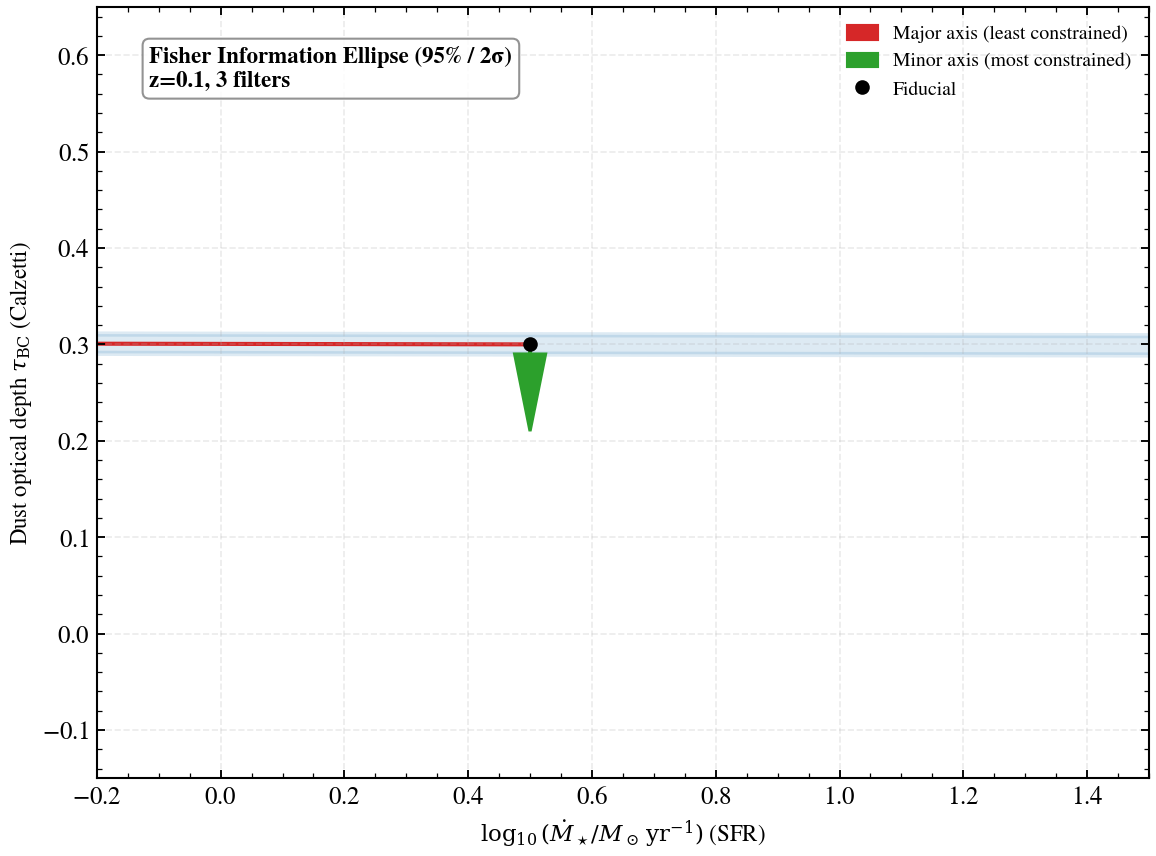

The Python source for this figure:
"""
Fisher Information Ellipses from the Hessian
=============================================

The Fisher Information Matrix quantifies which linear combinations of
parameters are constrained by data — and which are degenerate. Tengri's
fully differentiable forward model makes it trivial to compute the Fisher
matrix at any point in parameter space.

This plot demonstrates the classic age-dust degeneracy in galaxy SED
fitting: at fixed stellar mass, older stars + more dust produce the
same multiwavelength SED as younger stars + less dust. The principal axes
of the Fisher ellipse (eigenvectors of the Hessian of the likelihood) reveal
the most-constrained and least-constrained linear combinations.

We compute the Fisher matrix via finite-difference approximation to the
Hessian: F_ij ≈ (∂²χ² / ∂θ_i ∂θ_j) evaluated at the fiducial point. The
resulting ellipse's eccentricity and orientation tell us exactly which
parameter combinations observations can break.
"""

import os
import warnings

import matplotlib.pyplot as plt
import numpy as np

import tengri
from tengri.analysis.plotting import setup_style

setup_style()
warnings.filterwarnings("ignore", message=".*BakedInBackend.*")
warnings.filterwarnings("ignore", message=".*wNE.*")

# Load a star-forming galaxy SED library
BARE = tengri.load_ssp("fsps_prsc_miles_chabrier")

# Common fiducial parameters for fair comparison across filter sets
FIDUCIAL_PARAMS = {
    "sfh_dpl_alpha": 1.5,
    "sfh_dpl_beta": 2.0,
    "sfh_dpl_tau_gyr": 1.0,
    "sfh_dpl_log_peak_sfr": 0.5,
    "dust_tau_bc": 0.3,
    "dust_tau_diff": 0.1,
    "redshift": 0.1,
    "met_logzsol": 0.0,
}

# Single observation config to demonstrate the concept
FILTERS = ["sdss_u", "sdss_r", "2mass_j"]

print(f"Building model...")

# Build observation
observation = tengri.Observation(
    photometry=tengri.Photometry.from_names(FILTERS)
)

# Create a minimal model: DPL SFH + Calzetti dust + Cue nebular (fixed)
model = tengri.SEDModel.build(
    ssp_data=BARE,
    observation=observation,
    sfh={"type": "dpl", "*": tengri.FREE},
    dust={
        "type": "two_component",
        "law_bc": "calzetti",
        "*": tengri.FREE,
        "emission": {"type": "dale2014", "*": tengri.FIXED},
    },
    neb={"type": "cue", "*": tengri.FIXED},
    redshift=tengri.Fixed(0.1),
)

# Generate synthetic observations at the fiducial point
print(f"Computing fiducial model predictions ({len(FILTERS)} filters)...")
out = model.predict_photometry(FIDUCIAL_PARAMS)
flux_fiducial = np.asarray(out)
snr = 50.0  # S/N per filter
noise = flux_fiducial / snr
noise_inv = 1.0 / noise**2

# Extract the two degenerate parameters
free_names = ["sfh_dpl_log_peak_sfr", "dust_tau_bc"]
flat_fiducial = np.array(
    [FIDUCIAL_PARAMS[free_names[0]], FIDUCIAL_PARAMS[free_names[1]]]
)

# Compute Fisher matrix via finite differences
print(f"Computing Fisher matrix via finite differences...")
delta = 1e-5
fisher = np.zeros((2, 2))

for i in range(2):
    for j in range(2):
        corners = []
        for di in [0, 1]:
            for dj in [0, 1]:
                flat_params = flat_fiducial.copy()
                if di == 1:
                    flat_params[i] += delta
                if dj == 1:
                    flat_params[j] += delta

                # Reconstruct full parameter dict
                p = dict(FIDUCIAL_PARAMS)
                p[free_names[0]] = float(flat_params[0])
                p[free_names[1]] = float(flat_params[1])

                # Compute chi²
                out = model.predict_photometry(p)
                flux_model = np.asarray(out)
                chi2 = np.sum((flux_model - flux_fiducial) ** 2 * noise_inv)
                corners.append(0.5 * chi2)

        # Second mixed partial: (L_++ - L_+0 - L_0+ + L_00) / (δ²)
        l_pp, l_p0, l_0p, l_00 = corners[3], corners[1], corners[2], corners[0]
        fisher[i, j] = (l_pp - l_p0 - l_0p + l_00) / (delta**2)

# Eigendecomposition
eigenvals, eigenvecs = np.linalg.eigh(fisher)

# Covariance matrix = inverse of Fisher
cov = np.linalg.inv(fisher)

# Plot the ellipse: 2-sigma confidence (95%)
angle_rad = np.arctan2(eigenvecs[1, 1], eigenvecs[0, 1])
angle_deg = float(np.degrees(angle_rad))

scale = 2.0  # 2-sigma
width = 2.0 * scale * np.sqrt(1.0 / eigenvals[0])
height = 2.0 * scale * np.sqrt(1.0 / eigenvals[1])

from matplotlib.patches import Ellipse

fig, ax = plt.subplots(figsize=(8.0, 6.0))

ellipse = Ellipse(
    xy=(float(flat_fiducial[0]), float(flat_fiducial[1])),
    width=float(width),
    height=float(height),
    angle=angle_deg,
    facecolor="#1f77b4",
    alpha=0.15,
    edgecolor="#1f77b4",
    linewidth=2.5,
)
ax.add_patch(ellipse)

# Overlay the principal axes for visualization
a_major = np.sqrt(1.0 / eigenvals[0])
a_minor = np.sqrt(1.0 / eigenvals[1])
cos_a = np.cos(angle_rad)
sin_a = np.sin(angle_rad)

ax.arrow(
    flat_fiducial[0],
    flat_fiducial[1],
    2.0 * a_major * cos_a,
    2.0 * a_major * sin_a,
    head_width=0.05,
    head_length=0.08,
    fc="#d62728",
    ec="#d62728",
    lw=1.5,
    label="Major axis (least constrained)",
)
ax.arrow(
    flat_fiducial[0],
    flat_fiducial[1],
    -2.0 * a_minor * sin_a,
    2.0 * a_minor * cos_a,
    head_width=0.05,
    head_length=0.08,
    fc="#2ca02c",
    ec="#2ca02c",
    lw=1.5,
    label="Minor axis (most constrained)",
)

# Fiducial point
ax.plot(flat_fiducial[0], flat_fiducial[1], "ko", markersize=6, label="Fiducial")

print(f"Done. Condition number: {eigenvals[-1] / eigenvals[0]:.1e}")
print(f"  Eigenvalues (Fisher info): [{eigenvals[0]:.1e}, {eigenvals[1]:.1e}]")

ax.set_xlim(-0.2, 1.5)
ax.set_ylim(-0.15, 0.65)
ax.set_xlabel(r"$\log_{10}(\dot{M}_\star / M_\odot\,\mathrm{yr}^{-1})$ (SFR)", fontsize=11)
ax.set_ylabel(r"Dust optical depth $\tau_\mathrm{BC}$ (Calzetti)", fontsize=11)
ax.legend(frameon=False, fontsize=9.5, loc="upper right")
ax.grid(True, alpha=0.25, linestyle="--", linewidth=0.8)

ax.text(
    0.05,
    0.95,
    f"Fisher Information Ellipse (95% / 2σ)\nz=0.1, {len(FILTERS)} filters",
    transform=ax.transAxes,
    fontsize=11,
    weight="bold",
    verticalalignment="top",
    bbox=dict(boxstyle="round", facecolor="white", alpha=0.85, edgecolor="gray"),
)

fig.tight_layout()
output_path = os.path.join(
    os.path.dirname(__file__), "plot_gradient_degeneracy_direction.png"
)
print(f"\nSaving figure to {output_path}...")
plt.savefig(output_path, dpi=150, bbox_inches="tight")
print("Done.")
